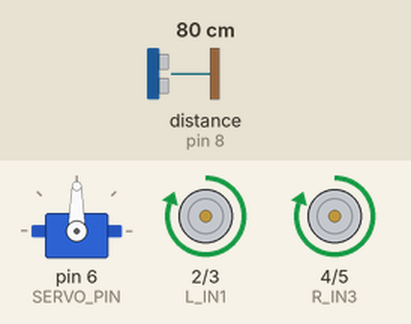
Simulated run of this sketch. Board: Arduino Uno, built with avr-gcc and run on an emulated ATmega328P. On the bench: servo, motor-driver pin pairs drawn as motors (green arrow = first pin HIGH = forward, orange = second pin HIGH = backward, longer = more drive). Wiring (inferred from the names in the program): ultrasonic range finder: trigger pin 7; echo pin 8. The inputs (shaded band) are chosen by the test bench; at power-on: distance to the obstacle (sensor on pin 8) 80 cm. The echo pulse lasts 58.3 µs per cm; what the sketch prints to the serial monitor is not drawn.

Above: at 3.2 s.
3.3 s: distance to the obstacle (sensor on pin 8) set to 22 cm
4.8 s: distance to the obstacle (sensor on pin 8) set to 18 cm
At 6.8 s:
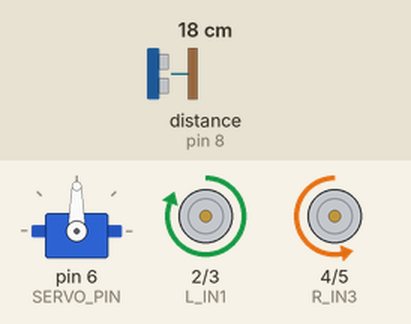
7.8 s: distance to the obstacle (sensor on pin 8) set to 60 cm
At 8.2 s:
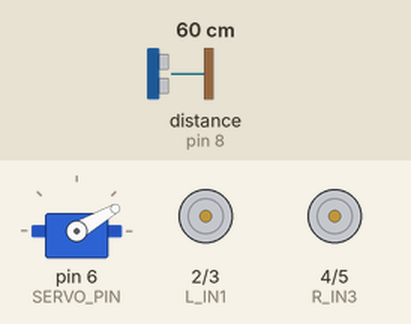
10.8 s: distance to the obstacle (sensor on pin 8) set to 2 cm
At 11.6 s:
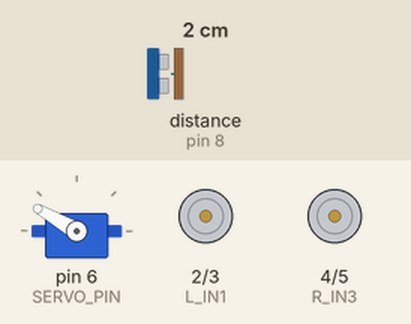
Timing chart, 0 to 14.8 s (numbered marks = the images above; inputs shaded):
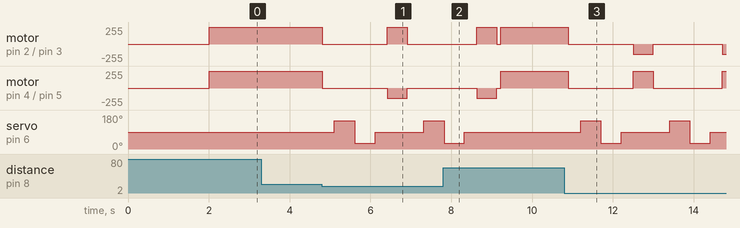

Measured:
- the behaviour switches between 21 and 20 cm on distance to the obstacle (sensor on pin 8) (found by bisection; images 0 and 1)
- after the input at 3.3 s, every drawn part: stays the same
- after the input at 4.8 s, motor on pin 2 (L_IN1) / pin 3 (L_IN2): forward 255/255 → stopped at once, → forward 255/255 1.6 s later, → stopped 0.50 s later; motor on pin 4 (R_IN3) / pin 5 (R_IN4): forward 255/255 → stopped at once, → backward 150/255 1.6 s later, → stopped 0.50 s later
- after the input at 7.8 s, servo on pin 6 (SERVO_PIN): goes on until 8.3 s, then stays 90°
- after the input at 10.8 s, motor on pin 2 (L_IN1) / pin 3 (L_IN2): alternates backward 150/255 for 0.50 s and stopped for 1.7 s, starting after 0.10 s; motor on pin 4 (R_IN3) / pin 5 (R_IN4): alternates forward 255/255 for 0.50 s and stopped for 1.7 s, starting after 0.10 s

The sketch:

____.ino
```cpp
/*
 * 综合项目：超声波避障小车
 * 功能：
 *   - 超声波检测前方障碍物
 *   - 遇到障碍物自动转向
 *   - 舵机转动超声波扫描左右
 *
 * 需要安装库：Servo
 *
 * 硬件：
 *   HC-SR04: Trig→D7, Echo→D8
 *   舵机（超声波云台）→ D6
 *   左电机: IN1→D2, IN2→D3(PWM)
 *   右电机: IN3→D4(PWM), IN4→D5
 *   电源: 7.4V 锂电池
 */

#include <Servo.h>

// 超声波
const int TRIG = 7;
const int ECHO = 8;

// 舵机
Servo scanServo;
const int SERVO_PIN = 6;

// 电机
const int L_IN1 = 2, L_IN2 = 3;
const int R_IN3 = 4, R_IN4 = 5;

const int CAR_SPEED   = 150;
const float SAFE_DIST = 20.0;  // 安全距离 20cm

void setup() {
  pinMode(TRIG, OUTPUT);
  pinMode(ECHO, INPUT);
  pinMode(L_IN1, OUTPUT); pinMode(L_IN2, OUTPUT);
  pinMode(R_IN3, OUTPUT); pinMode(R_IN4, OUTPUT);

  scanServo.attach(SERVO_PIN);
  scanServo.write(90);  // 正前方

  Serial.begin(9600);
  Serial.println("避障小车启动！");
  delay(2000);
}

void loop() {
  float dist = getDistance();
  Serial.print("前方距离: ");
  Serial.print(dist);
  Serial.println("cm");

  if (dist > SAFE_DIST) {
    forward();
  } else {
    stopCar();
    delay(300);

    // 扫描左右
    float leftDist  = scanDirection(150);
    float rightDist = scanDirection(30);
    scanServo.write(90);
    delay(300);

    Serial.print("左: "); Serial.print(leftDist);
    Serial.print("cm 右: "); Serial.println(rightDist);

    if (leftDist > rightDist) {
      turnLeft();
      delay(500);
    } else {
      turnRight();
      delay(500);
    }
    stopCar();
  }
  delay(100);
}

float scanDirection(int angle) {
  scanServo.write(angle);
  delay(500);
  return getDistance();
}

float getDistance() {
  digitalWrite(TRIG, LOW);
  delayMicroseconds(2);
  digitalWrite(TRIG, HIGH);
  delayMicroseconds(10);
  digitalWrite(TRIG, LOW);
  long dur = pulseIn(ECHO, HIGH, 30000);
  if (dur == 0) return 999;
  return dur * 0.034 / 2.0;
}

void forward() {
  analogWrite(L_IN1, CAR_SPEED); digitalWrite(L_IN2, LOW);
  analogWrite(R_IN3, CAR_SPEED); digitalWrite(R_IN4, LOW);
}
void turnLeft() {
  digitalWrite(L_IN1, LOW); analogWrite(L_IN2, CAR_SPEED);
  analogWrite(R_IN3, CAR_SPEED); digitalWrite(R_IN4, LOW);
}
void turnRight() {
  analogWrite(L_IN1, CAR_SPEED); digitalWrite(L_IN2, LOW);
  digitalWrite(R_IN3, LOW); analogWrite(R_IN4, CAR_SPEED);
}
void stopCar() {
  digitalWrite(L_IN1, LOW); digitalWrite(L_IN2, LOW);
  digitalWrite(R_IN3, LOW); digitalWrite(R_IN4, LOW);
}
```
